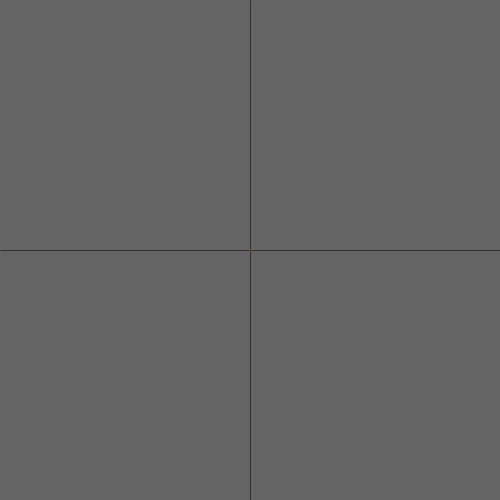
Frame 1 (no input)
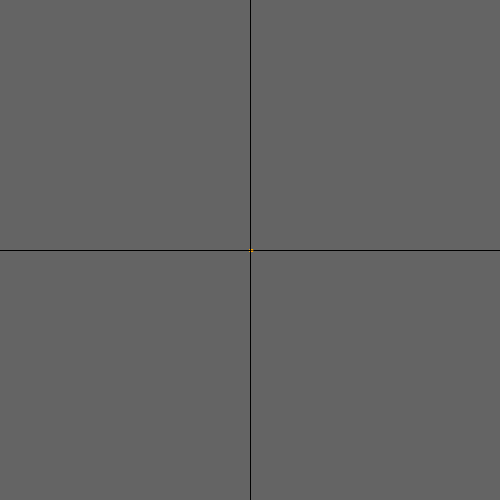
Frame 60 (the mouse pressed at the canvas centre just before this capture)
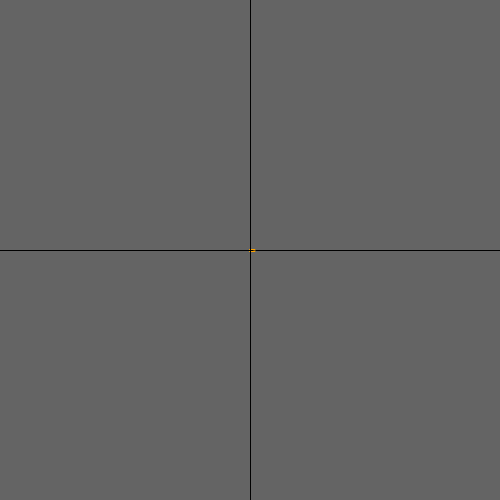
Frame 120 (the mouse held since frame 60 and released just before this capture)

The Processing sketch that drew these frames (run headless with seeded random() and noise(); from frame 60 on, the mouse is pressed at the canvas centre):

// Processing sketch: Polarkordinaten_pde
// ── Polarkordinaten_pde.pde
float x = 0;
float y = 0;
float r;
float t=0;

float g = 0.01;
float m =200;

float xp=0;
float yp=0;

void setup(){
  size(500,500);
  background(100); 
  frameRate(1000);
}

void draw(){
  
  translate(250,250);
 
 //Umwandlung Pol-Kart
x=r*cos(radians(t));
y=r*sin(radians(t));


//Zeichnen
  stroke(255,100,255,50);
  strokeWeight(1);
line(x,y,xp,yp);
stroke(255,165,0);
strokeWeight(2);
point(x,y);

//Kordinatensystem
 stroke(0);
 strokeWeight(0.5);
   line(-width/2,0,width/2,0);
   line(0,-height/2,0,height/2);
   
   
 //Funktion von t
 t=radians(t);
 
 r=m*(     sin(tan(t))        );
 
 t=degrees(t);

//Winkel ++
t+=g;
if(t>360){
t=0;
background(100);
};

//XY Prev
xp=x;
yp=y;
}
